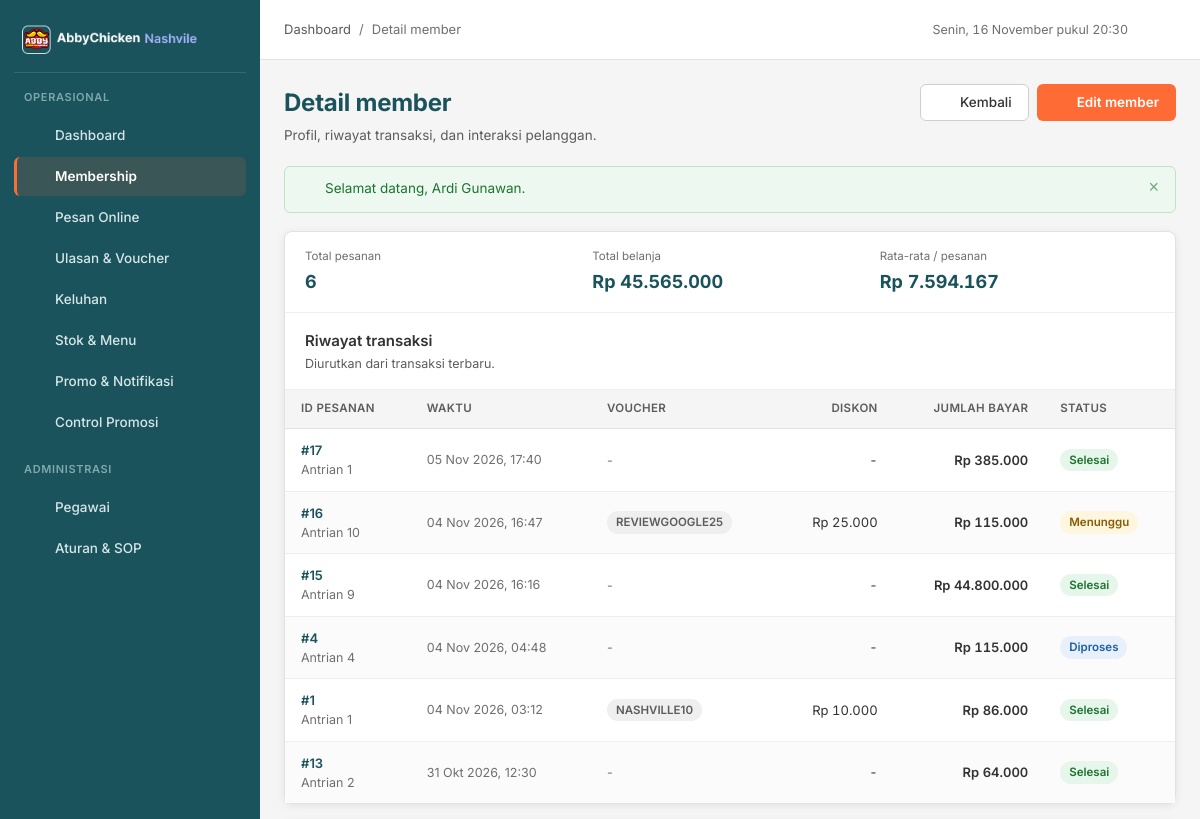
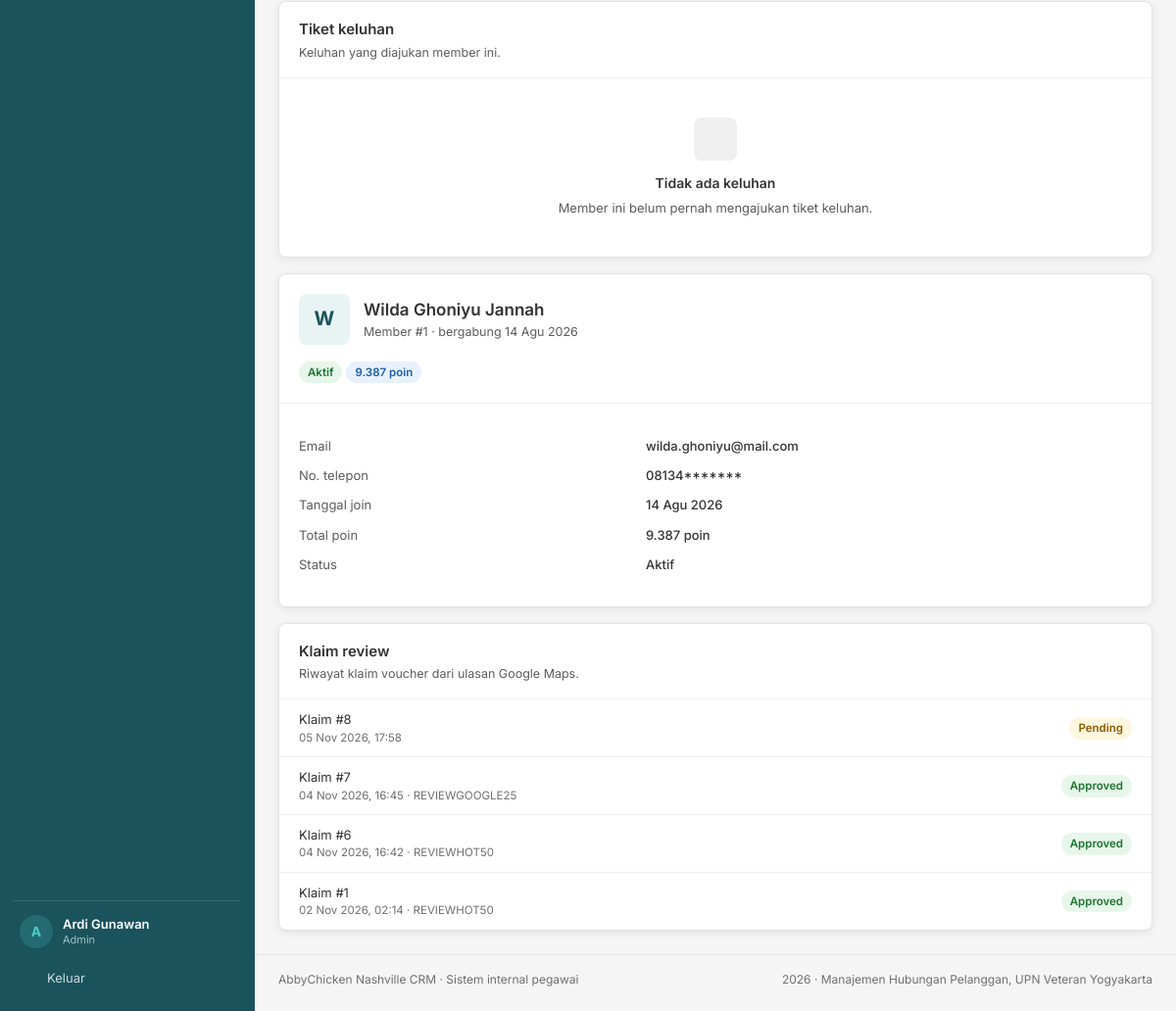
The page /pages/membership/detail.php?id=1 (signed in) on the database its author committed (2 pictures, top to bottom).
### tables this page shows
CREATE TABLE `pemesanan` (
  `pemesanan_id` int(11) NOT NULL AUTO_INCREMENT,
  `member_id` int(11) NOT NULL,
  `voucher_id` int(11) DEFAULT NULL,
  `nomor_antrian` int(11) NOT NULL,
  `total_diskon` decimal(10,2) NOT NULL DEFAULT 0.00,
  `jumlah_bayar` decimal(10,2) NOT NULL,
  `status_pesanan` enum('menunggu','diproses','selesai','dibatalkan') NOT NULL DEFAULT 'menunggu',
  `waktu_pemesanan` timestamp NOT NULL DEFAULT current_timestamp(),
  PRIMARY KEY (`pemesanan_id`),
  KEY `idx_pemesanan_member` (`member_id`),
  KEY `idx_pemesanan_status` (`status_pesanan`),
  KEY `idx_pemesanan_waktu` (`waktu_pemesanan`),
  KEY `fk_pemesanan_voucher` (`voucher_id`),
  CONSTRAINT `fk_pemesanan_member` FOREIGN KEY (`member_id`) REFERENCES `member` (`member_id`) ON DELETE CASCADE,
  CONSTRAINT `fk_pemesanan_voucher` FOREIGN KEY (`voucher_id`) REFERENCES `voucher` (`voucher_id`) ON DELETE SET NULL
);

CREATE TABLE `voucher` (
  `voucher_id` int(11) NOT NULL AUTO_INCREMENT,
  `kode_voucher` varchar(50) NOT NULL,
  `is_valid` tinyint(1) NOT NULL DEFAULT 1,
  `potongan_harga` decimal(10,2) NOT NULL,
  `valid_until` date NOT NULL,
  `deleted_at` timestamp NULL DEFAULT NULL,
  `created_at` timestamp NOT NULL DEFAULT current_timestamp(),
  PRIMARY KEY (`voucher_id`),
  UNIQUE KEY `uq_voucher_kode` (`kode_voucher`),
  KEY `idx_voucher_valid` (`is_valid`,`valid_until`)
);

CREATE TABLE `member` (
  `member_id` int(11) NOT NULL AUTO_INCREMENT,
  `email` varchar(100) NOT NULL,
  `password` varchar(255) NOT NULL DEFAULT '123456',
  `no_telp` varchar(15) NOT NULL,
  `tgl_join` date NOT NULL,
  `name` varchar(100) NOT NULL,
  `total_poin` int(11) NOT NULL DEFAULT 0,
  `member_status` enum('aktif','nonaktif') NOT NULL DEFAULT 'aktif',
  PRIMARY KEY (`member_id`),
  UNIQUE KEY `uq_member_email` (`email`),
  KEY `idx_member_nama` (`name`),
  KEY `idx_member_status` (`member_status`)
);

CREATE TABLE `klaim_review` (
  `klaim_id` int(11) NOT NULL AUTO_INCREMENT,
  `member_id` int(11) NOT NULL,
  `voucher_id` int(11) DEFAULT NULL,
  `pegawai_id` int(11) DEFAULT NULL,
  `url_bukti` varchar(500) NOT NULL,
  `status_validasi` enum('pending','approved','rejected') NOT NULL DEFAULT 'pending',
  `created_at` timestamp NOT NULL DEFAULT current_timestamp(),
  PRIMARY KEY (`klaim_id`),
  KEY `idx_klaim_status` (`status_validasi`),
  KEY `idx_klaim_member` (`member_id`),
  KEY `fk_klaim_voucher` (`voucher_id`),
  KEY `fk_klaim_pegawai` (`pegawai_id`),
  CONSTRAINT `fk_klaim_member` FOREIGN KEY (`member_id`) REFERENCES `member` (`member_id`) ON DELETE CASCADE,
  CONSTRAINT `fk_klaim_pegawai` FOREIGN KEY (`pegawai_id`) REFERENCES `pegawai` (`pegawai_id`) ON DELETE SET NULL,
  CONSTRAINT `fk_klaim_voucher` FOREIGN KEY (`voucher_id`) REFERENCES `voucher` (`voucher_id`) ON DELETE SET NULL
);

### pages/membership/detail.php (the view, shortened to what this page needs)
<?php
require_once __DIR__ . '/../../config/database.php';
$id = (int) ($_GET['id'] ?? 0);
$stmt = mysqli_prepare($conn, 'SELECT * FROM member WHERE member_id = ? LIMIT 1');
mysqli_stmt_bind_param($stmt, 'i', $id);
mysqli_stmt_execute($stmt);
$member = mysqli_fetch_assoc(mysqli_stmt_get_result($stmt));
$stmt = mysqli_prepare($conn, "SELECT p.*, v.kode_voucher
    FROM pemesanan p
    LEFT JOIN voucher v ON v.voucher_id = p.voucher_id
    WHERE p.member_id = ?
    ORDER BY p.waktu_pemesanan DESC");
mysqli_stmt_bind_param($stmt, 'i', $id);
mysqli_stmt_execute($stmt);
$riwayat = mysqli_stmt_get_result($stmt);
$stmt = mysqli_prepare($conn, "SELECT COUNT(*) AS jml,
        COALESCE(SUM(CASE WHEN status_pesanan <> 'dibatalkan' THEN jumlah_bayar ELSE 0 END),0) AS total,
        COALESCE(AVG(CASE WHEN status_pesanan <> 'dibatalkan' THEN jumlah_bayar END),0) AS rata
    FROM pemesanan WHERE member_id = ?");
mysqli_stmt_bind_param($stmt, 'i', $id);
mysqli_stmt_execute($stmt);
$stat = mysqli_fetch_assoc(mysqli_stmt_get_result($stmt));
$stmt = mysqli_prepare($conn, "SELECT t.*, pg.nama AS nama_pic
    FROM tiket t LEFT JOIN pegawai pg ON pg.pegawai_id = t.pegawai_id
    WHERE t.member_id = ? ORDER BY t.created_at DESC");
mysqli_stmt_bind_param($stmt, 'i', $id);
mysqli_stmt_execute($stmt);
$tiket_member = mysqli_stmt_get_result($stmt);
$stmt = mysqli_prepare($conn, "SELECT k.*, v.kode_voucher
    FROM klaim_review k LEFT JOIN voucher v ON v.voucher_id = k.voucher_id
    WHERE k.member_id = ? ORDER BY k.created_at DESC");
mysqli_stmt_bind_param($stmt, 'i', $id);
mysqli_stmt_execute($stmt);
$klaim_member = mysqli_stmt_get_result($stmt);
$page_actions  = '<a class="btn btn--secondary" href="' . e(base_url('pages/membership/index.php')) . '">' . icon('arrow-left', 16) . ' Kembali</a>'
    . '<a class="btn btn--primary" href="' . e(base_url('pages/membership/edit.php?id=' . $id)) . '">' . icon('edit', 16) . ' Edit member</a>';
require_once __DIR__ . '/../../includes/header.php';
?>
<section class="detail-grid">
  <div class="stack">
    <article class="card">
      <div class="stat-strip">
        <div class="stat-strip__item">
          <span>Total pesanan</span>
          <strong><?= (int) $stat['jml'] ?></strong>
        </div>
        <div class="stat-strip__item">
          <span>Total belanja</span>
          <strong><?= e(rupiah($stat['total'])) ?></strong>
        </div>
        <div class="stat-strip__item">
          <span>Rata-rata / pesanan</span>
          <strong><?= e(rupiah($stat['rata'])) ?></strong>
        </div>
      </div>
      <div class="card__head">
        <div>
          <h2>Riwayat transaksi</h2>
          <p>Diurutkan dari transaksi terbaru.</p>
        </div>
      </div>
      <div class="table-wrap">
        <?php if (mysqli_num_rows($riwayat) === 0): ?>
          <div class="empty">
            <div class="empty__icon"><?= icon('order', 20) ?></div>
            <h3>Belum ada transaksi</h3>
            <p>Member ini belum pernah melakukan pemesanan. Buat pesanan baru untuk mulai mencatat riwayat.</p>
            <a class="btn btn--primary" href="<?= e(base_url('pages/orders/buat.php?member_id=' . $id)) ?>">Buat pesanan</a>
          </div>
        <?php else: ?>
          <table class="table">
            <thead>
              <tr>
                <th>ID pesanan</th>
                <th>Waktu</th>
                <th>Voucher</th>
                <th class="num">Diskon</th>
                <th class="num">Jumlah bayar</th>
                <th>Status</th>
              </tr>
            </thead>
            <tbody>
              <?php while ($p = mysqli_fetch_assoc($riwayat)): ?>
                <tr>
                  <td>
                    <a class="strong" href="<?= e(base_url('pages/orders/detail.php?id=' . (int) $p['pemesanan_id'])) ?>">
                      #<?= (int) $p['pemesanan_id'] ?>
                    </a>
                    <div class="muted">Antrian <?= (int) $p['nomor_antrian'] ?></div>
                  </td>
                  <td class="muted nowrap"><?= e(tanggal_id($p['waktu_pemesanan'], true)) ?></td>
                  <td><?= $p['kode_voucher'] ? '<span class="badge badge--neutral">' . e($p['kode_voucher']) . '</span>' : '<span class="muted">-</span>' ?></td>
                  <td class="num"><?= $p['total_diskon'] > 0 ? e(rupiah($p['total_diskon'])) : '-' ?></td>
                  <td class="num strong"><?= e(rupiah($p['jumlah_bayar'])) ?></td>
                  <td><?= badge_pesanan($p['status_pesanan']) ?></td>
                </tr>
              <?php endwhile; ?>
            </tbody>
          </table>
        <?php endif; ?>
      </div>
    </article>
    <article class="card">
      <div class="card__head">
        <div>
          <h2>Tiket keluhan</h2>
          <p>Keluhan yang diajukan member ini.</p>
        </div>
      </div>
      <?php if (mysqli_num_rows($tiket_member) === 0): ?>
        <div class="empty">
          <div class="empty__icon"><?= icon('complaint', 20) ?></div>
          <h3>Tidak ada keluhan</h3>
          <p>Member ini belum pernah mengajukan tiket keluhan.</p>
        </div>
      <?php endif; ?>
    </article>
  </div>
  <div class="stack">
    <article class="card">
      <div class="card__body">
        <div class="profile">
          <span class="profile__avatar"><?= e(strtoupper(mb_substr($member['name'], 0, 1))) ?></span>
          <div class="profile__text">
            <h2><?= e($member['name']) ?></h2>
            <p>Member #<?= (int) $member['member_id'] ?> &middot; bergabung <?= e(tanggal_id($member['tgl_join'])) ?></p>
          </div>
        </div>
        <div class="mt-16">
          <?= badge_member($member['member_status']) ?>
          <span class="badge badge--info"><?= number_format((int) $member['total_poin'], 0, ',', '.') ?> poin</span>
        </div>
      </div>
      <div class="card__body" style="border-top:1px solid var(--gray-100)">
        <dl class="dl">
          <dt>Email</dt>
          <dd><?= e($member['email']) ?></dd>
          <dt>No. telepon</dt>
          <dd><?= e(tampil_telepon($member['no_telp'])) ?></dd>
          <dt>Tanggal join</dt>
          <dd><?= e(tanggal_id($member['tgl_join'])) ?></dd>
          <dt>Total poin</dt>
          <dd><?= number_format((int) $member['total_poin'], 0, ',', '.') ?> poin</dd>
          <dt>Status</dt>
          <dd><?= $member['member_status'] === 'aktif' ? 'Aktif' : 'Nonaktif' ?></dd>
        </dl>
      </div>
    </article>
    <article class="card">
      <div class="card__head">
        <div>
          <h2>Klaim review</h2>
          <p>Riwayat klaim voucher dari ulasan Google Maps.</p>
        </div>
      </div>
      <?php if (mysqli_num_rows($klaim_member) === 0): ?>
        <div class="empty">
          <div class="empty__icon"><?= icon('voucher', 20) ?></div>
          <h3>Belum ada klaim</h3>
          <p>Member belum mengirim bukti ulasan untuk mendapatkan voucher.</p>
        </div>
      <?php else: ?>
        <ul class="mini-list">
          <?php while ($k = mysqli_fetch_assoc($klaim_member)): ?>
            <li>
              <span class="mini-list__name">
                Klaim #<?= (int) $k['klaim_id'] ?>
                <small><?= e(tanggal_id($k['created_at'], true)) ?><?= $k['kode_voucher'] ? ' · ' . e($k['kode_voucher']) : '' ?></small>
              </span>
              <?= badge_klaim($k['status_validasi']) ?>
            </li>
          <?php endwhile; ?>
        </ul>
      <?php endif; ?>
    </article>
  </div>
</section>
<?php require_once __DIR__ . '/../../includes/footer.php'; ?>

### includes/functions.php (shortened to what this page needs)
<?php
function e($value)
{
    return htmlspecialchars((string) $value, ENT_QUOTES, 'UTF-8');
}
function rupiah($angka)
{
    return 'Rp ' . number_format((float) $angka, 0, ',', '.');
}
function tanggal_id($datetime, $dengan_jam = false)
{
    $bulan = [1 => 'Jan', 'Feb', 'Mar', 'Apr', 'Mei', 'Jun', 'Jul', 'Agu', 'Sep', 'Okt', 'Nov', 'Des'];
    $ts = strtotime($datetime);
    $teks = date('d', $ts) . ' ' . $bulan[(int) date('n', $ts)] . ' ' . date('Y', $ts);
    if ($dengan_jam) {
        $teks .= ', ' . date('H:i', $ts);
    }
    return $teks;
}
function badge_pesanan($status)
{
    $peta = [
        'menunggu'   => ['Menunggu', 'badge--warning'],
        'diproses'   => ['Diproses', 'badge--info'],
        'selesai'    => ['Selesai', 'badge--success'],
        'dibatalkan' => ['Dibatalkan', 'badge--danger'],
    ];
    [$label, $kelas] = $peta[$status] ?? [ucfirst((string) $status), 'badge--neutral'];
    return '<span class="badge ' . $kelas . '">' . e($label) . '</span>';
}
function badge_klaim($status)
{
    $peta = [
        'pending'  => ['Pending', 'badge--warning'],
        'approved' => ['Approved', 'badge--success'],
        'rejected' => ['Rejected', 'badge--danger'],
    ];
    [$label, $kelas] = $peta[$status] ?? [ucfirst((string) $status), 'badge--neutral'];
    return '<span class="badge ' . $kelas . '">' . e($label) . '</span>';
}
function badge_member($status)
{
    if ($status === 'aktif') {
        return '<span class="badge badge--success">Aktif</span>';
    }
    return '<span class="badge badge--neutral">Nonaktif</span>';
}
function icon($nama, $ukuran = 18)
{
    $isi = $path[$nama] ?? $path['dashboard'];
    return '<svg class="icon" width="' . (int) $ukuran . '" height="' . (int) $ukuran . '" viewBox="0 0 24 24" fill="none" '
        . 'stroke="currentColor" stroke-width="1.6" stroke-linecap="round" stroke-linejoin="round" aria-hidden="true">'
        . $isi . '</svg>';
}
function base_url($path = '')
{
    $root = rtrim(str_replace('\\', '/', dirname($_SERVER['SCRIPT_NAME'] ?? '/')), '/');
    if (preg_match('#^(.*?)/(?:pages|api)(?:/.*)?$#', $root, $m)) {
        $root = $m[1];
    }
    return $root . '/' . ltrim($path, '/');
}
function sensor_telepon($telepon, $tampil_awal = 5)
{
    $tel = trim((string) $telepon);
    $panjang     = mb_strlen($tel);
    $tampil_awal = max(0, (int) $tampil_awal);
    return mb_substr($tel, 0, $tampil_awal) . str_repeat('*', $panjang - $tampil_awal);
}
function tampil_telepon($telepon, $role = null)
{
    $tel = trim((string) $telepon);
    $role_aktif = $role !== null ? (string) $role : (string) ($_SESSION['role'] ?? '');
    return sensor_telepon($tel, 5);
}

### rows shown on the page
pemesanan: pemesanan_id "17", nomor_antrian "1", waktu_pemesanan "05 Nov 2026, 17:40", jumlah_bayar "Rp 385.000", label "Selesai"
pemesanan: pemesanan_id "16", nomor_antrian "10", waktu_pemesanan "04 Nov 2026, 16:47", voucher.kode_voucher "REVIEWGOOGLE25", total_diskon "Rp 25.000", jumlah_bayar "Rp 115.000", label "Menunggu"
pemesanan: pemesanan_id "15", nomor_antrian "9", waktu_pemesanan "04 Nov 2026, 16:16", jumlah_bayar "Rp 44.800.000", label "Selesai"
pemesanan: pemesanan_id "4", nomor_antrian "4", waktu_pemesanan "04 Nov 2026, 04:48", jumlah_bayar "Rp 115.000", label "Diproses"
pemesanan: pemesanan_id "1", nomor_antrian "1", waktu_pemesanan "04 Nov 2026, 03:12", voucher.kode_voucher "NASHVILLE10", total_diskon "Rp 10.000", jumlah_bayar "Rp 86.000", label "Selesai"
pemesanan: pemesanan_id "13", nomor_antrian "2", waktu_pemesanan "31 Okt 2026, 12:30", jumlah_bayar "Rp 64.000", label "Selesai"
member: name "W", name "Wilda Ghoniyu Jannah", member_id "1", tgl_join "14 Agu 2026", total_poin "9.387", email "wilda.ghoniyu@mail.com", no_telp "08134*******"
klaim_review: klaim_id "8", created_at "05 Nov 2026, 17:58", label "Pending"
klaim_review: klaim_id "7", created_at "04 Nov 2026, 16:45", voucher.kode_voucher "REVIEWGOOGLE25", label "Approved"
klaim_review: klaim_id "6", created_at "04 Nov 2026, 16:42", voucher.kode_voucher "REVIEWHOT50", label "Approved"
klaim_review: klaim_id "1", created_at "02 Nov 2026, 02:14", voucher.kode_voucher "REVIEWHOT50", label "Approved"

### other values the page prints
$item['label'] "Dashboard"
$item['label'] "Membership"
$item['label'] "Pesan Online"
$item['label'] "Ulasan & Voucher"
$item['label'] "Keluhan"
$item['label'] "Stok & Menu"
$item['label'] "Promo & Notifikasi"
$item['label'] "Control Promosi"
$item['label'] "Pegawai"
$item['label'] "Aturan & SOP"
mb_substr($nama_pegawai, 0, 1) "A"
$nama_pegawai "Ardi Gunawan"
$role_pegawai "Admin"
$page_title "Detail member"
$page_subtitle "Profil, riwayat transaksi, dan interaksi pelanggan."
